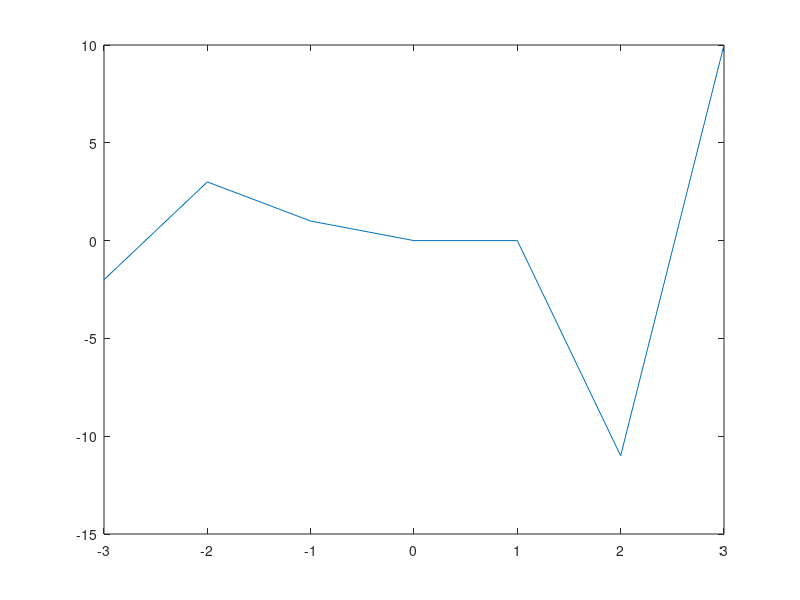

The MATLAB source for this figure: (Note: this script raises an error after producing the figure.)
clear
clc

x=[-3:1:3];
y=[-2,3,1,0,0,-11,10];
plot(x,y);
hold on;
v=approssimazioneMinimiQuadrati(x,y);
v=flip(v');
for i=1:size(x,2)
    yapp(i)=sol_polin_Horner(v,x(i));
end
plot(x,yapp);
hold off;